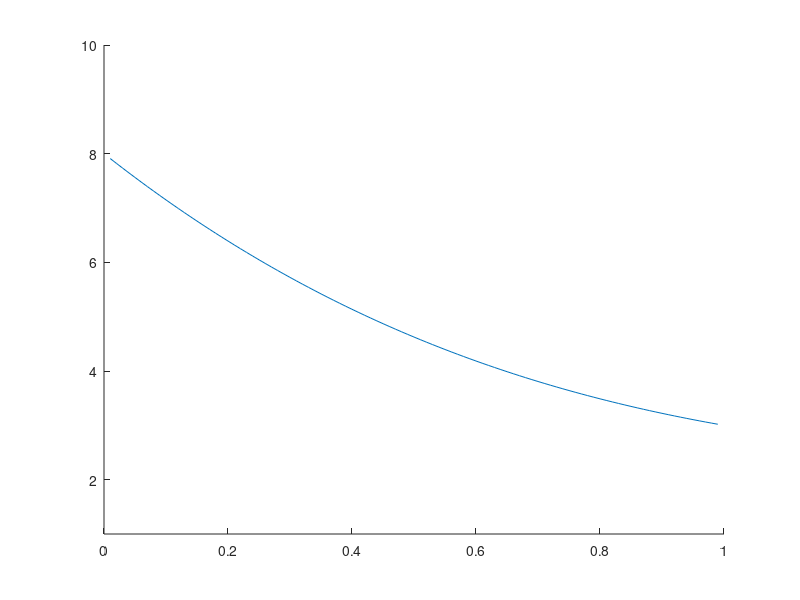

This figure's MATLAB source:
clc
% clear
% addpath(genpath('C:\Google Drive\Prelim-Defense\defense_tom\simulation'));

zTcm = 1;
wTcp = 1;

sigma = zTcm/wTcp;

%save the times as the ratio of ztcm and wtcp
times= [];

B = [1
    0
    0
    0];

%min ratio
%max ratio
minr = 0.01;
maxr = 0.99;

for sigma = minr:0.01:maxr
    
    tsigma = sigma - 1;
    
    A= [3 2 2 1
        tsigma  1 0 0
        tsigma sigma 1 0
        tsigma sigma sigma 1];
    
    X = A\B;
    
    times = [times;1/X(1)];
end

X = minr:0.01:maxr;
Y = times';
hold on
plot(X,Y);

ylim([1,10]);